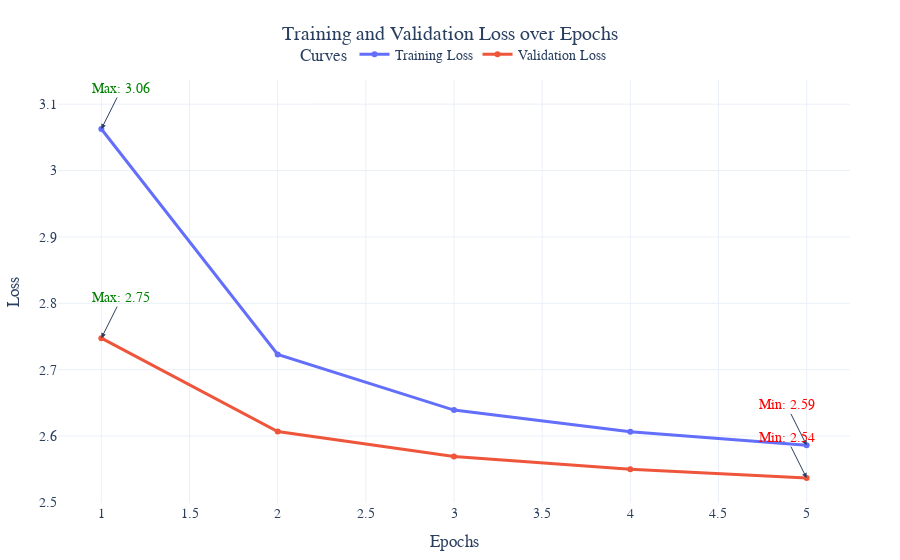

Source (notebook cell):
### Code cell
trainer = Trainer(
    config=TrainerConfig(
        optimizer="adam",
        criterion="masked_reconstruction",
        learning_rate=3e-4,
        weight_decay=1e-4,
        batch_size=256,
        early_stopping_patience=5
    ),
    model= model
)

# Train the model
trainer.train(train_dataset, val_dataset, epochs=5)
trainer.predict(test_dataset)

### Figure 1 — Plotly figure (JSON) as saved in the notebook; plotly's stock layout.template omitted (floating-point values rounded to 4 significant figures)
{"data": [{"hovertemplate": "%{x}, %{y}<extra>Training Loss</extra>", "line": {"width": 3}, "marker": {"size": 6}, "mode": "lines+markers", "name": "Training Loss", "type": "scatter", "x": [1, 2, 3, 4, 5], "y": [3.063, 2.723, 2.639, 2.607, 2.586]}, {"hovertemplate": "%{x}, %{y}<extra>Validation Loss</extra>", "line": {"width": 3}, "marker": {"size": 6}, "mode": "lines+markers", "name": "Validation Loss", "type": "scatter", "x": [1, 2, 3, 4, 5], "y": [2.747, 2.607, 2.569, 2.55, 2.537]}], "layout": {"annotations": [{"arrowhead": 2, "ax": -20, "ay": -40, "font": {"color": "red"}, "showarrow": true, "text": "Min: 2.59", "x": 5, "y": 2.586}, {"arrowhead": 2, "ax": 20, "ay": -40, "font": {"color": "green"}, "showarrow": true, "text": "Max: 3.06", "x": 1, "y": 3.063}, {"arrowhead": 2, "ax": -20, "ay": -40, "font": {"color": "red"}, "showarrow": true, "text": "Min: 2.54", "x": 5, "y": 2.537}, {"arrowhead": 2, "ax": 20, "ay": -40, "font": {"color": "green"}, "showarrow": true, "text": "Max: 2.75", "x": 1, "y": 2.747}], "font": {"family": "Arial, sans-serif", "size": 14}, "legend": {"orientation": "h", "title": {"text": "Curves"}, "x": 0.5, "xanchor": "center", "y": 1.02, "yanchor": "bottom"}, "margin": {"b": 50, "l": 50, "r": 50, "t": 80}, "title": {"text": "Training and Validation Loss over Epochs", "x": 0.5, "xanchor": "center"}, "xaxis": {"title": {"text": "Epochs"}}, "yaxis": {"title": {"text": "Loss"}}}}
